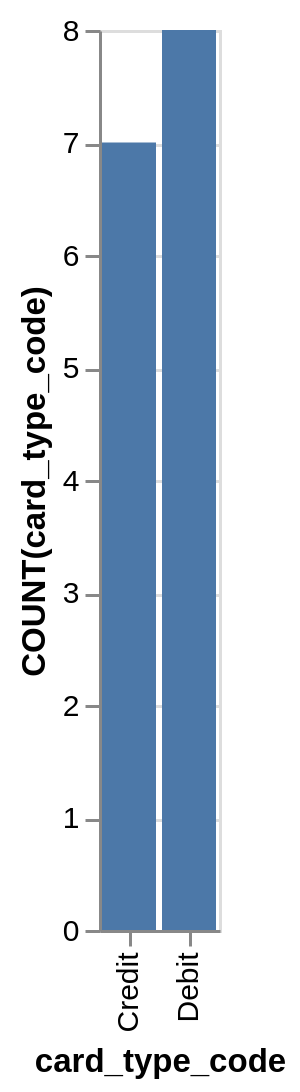

Vega-Lite specification for this chart:
### Vega-Lite specification from a JSON file in a GitHub repository (floating-point values rounded to 4 significant figures)
{"data": {"values": [{"x_data": "Credit", "y_data": 7}, {"x_data": "Debit", "y_data": 8}]}, "mark": "bar", "encoding": {"x": {"field": "x_data", "type": "nominal", "title": "card_type_code", "sort": "ascending"}, "y": {"field": "y_data", "type": "quantitative", "title": "COUNT(card_type_code)"}}}
